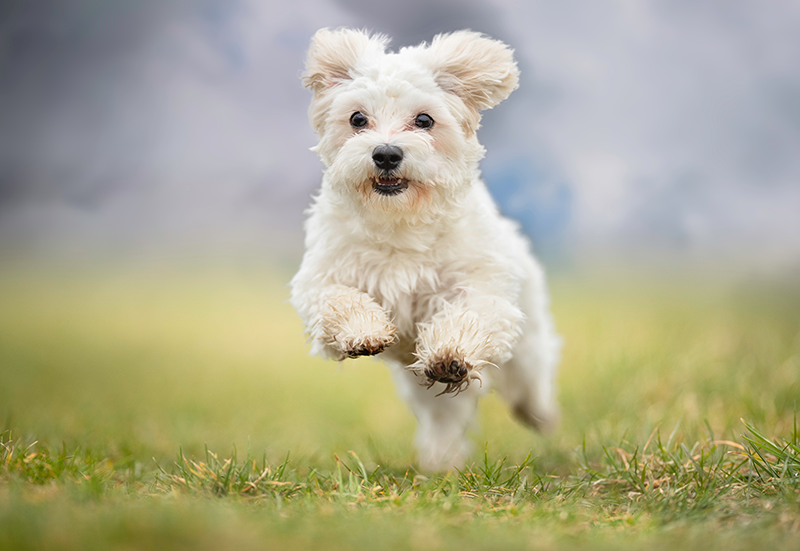
#> input picture dog.png, 800 x 551 px
$ jupyter execute 'Egde detection_1.ipynb'
#> lines starting #> are read from the running program, lines starting #| are printed output that depends on the picture
[cell 1]
import cv2 as c
import matplotlib.pyplot as plt
import numpy as np
image=c.imread("dog.png")
#> image is the input picture: shape (551, 800, 3); mean B, G, R 142.4, 170.7, 173.2
img=c.cvtColor(image,c.COLOR_RGB2GRAY)
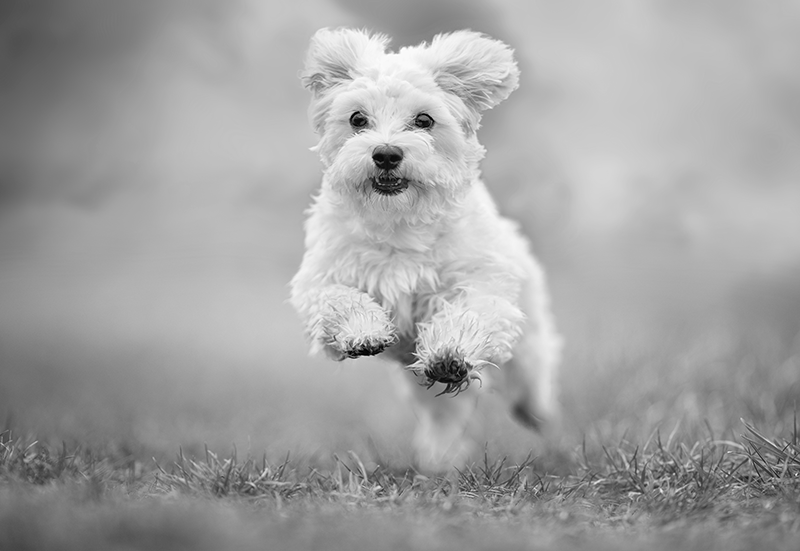
#> img: shape (551, 800); min 0, max 255, mean 162.5
plt.imshow(img,cmap="gray")
plt.axis("off")
plt.show()
img.shape
#> Out = (551, 800)

[cell 2]
blur=c.GaussianBlur(img,(5,5),0)
plt.imshow(blur,cmap="gray")
plt.axis("off")

[cell 3]
def edge_det(image,a):
#> called with a = 'r'
    if a=='r':
        mat_x=np.array([[1,0],[0,-1]])
        mat_y=np.array([[0,-1],[1,0]])
    elif a=='s':
        mat_x=np.array([[-1,0,1],[-2,0,2],[-1,0,1]])
        mat_y=mat_x.T
    elif a=='p':
        mat_x=np.array([[-1,0,1],[-1,0,1],[-1,0,1]])
        mat_y=np.array([[-1,-1,-1],[0,0,0],[1,1,1]])
    h,w=image.shape
#> h = 551; w = 800
    g_x=np.zeros_like(image,dtype=np.float32)
    g_y=np.zeros_like(image,dtype=np.float32)
    for i in range(1,h-1):
        for j in range(1,w-1):
            if a == 'r':
                region=img[i-1:i+1,j-1:j+1]
            else:
                region=img[i-1:i+2,j-1:j+2]

            gx=np.sum(region*mat_x)
            gy=np.sum(region*mat_y)
            g_x[i,j]=gx
            g_y[i,j]=gy
        sob_mag=np.sqrt(g_x**2 + g_y**2)
        sob_mag=np.clip(sob_mag,0,255).astype(np.uint8)
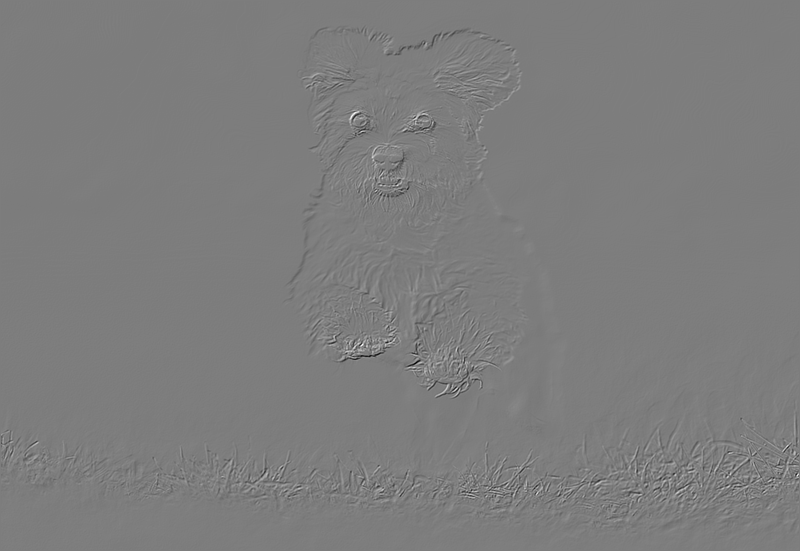
#> g_x: shape (551, 800) float32; min -184, max 190, mean 0; drawn with min black and max white
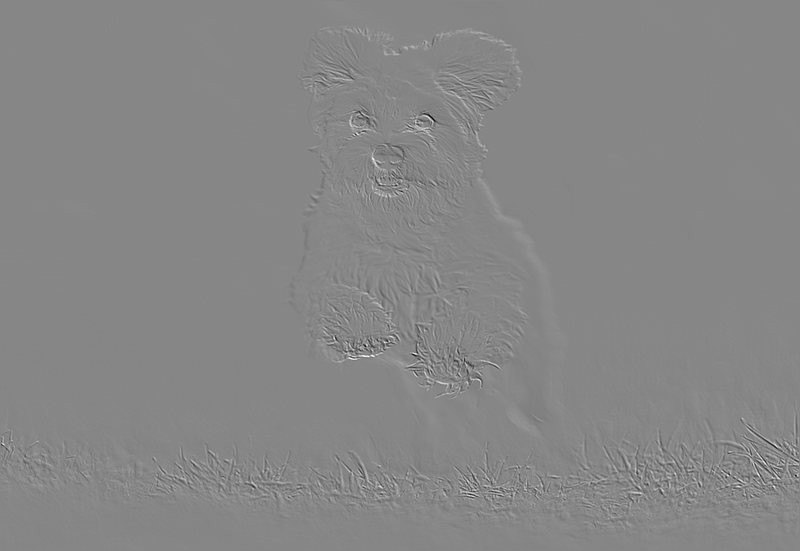
#> g_y: shape (551, 800) float32; min -190, max 169, mean -0.1; drawn with min black and max white

    return sob_mag,np.arctan(g_x,g_y)

[cell 4]
edge,angle=edge_det(blur,'r')
h,w=edge.shape
#> h = 551; w = 800
angle=angle*180/np.pi
angle=np.mod(angle,180)
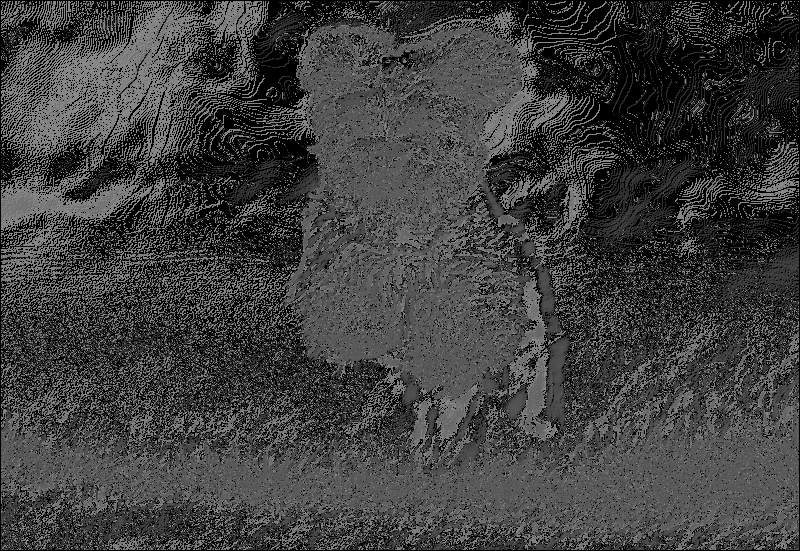
#> angle: shape (551, 800) float32; min 0, max 135, mean 62.7
output = np.zeros_like(edge, dtype=np.float32)
for i in range(1,edge.shape[0]-1):
    for j in range(1,edge.shape[1]-1):
        an=angle[i,j]
        if (an >= 0 and an < 22.5) or (an >= 157.5 and an < 180):
                neighbor1 =edge[i, j + 1]
                neighbor2 = edge[i, j - 1]

        elif (an >= 22.5 and an < 67.5):
                neighbor1 = edge[i + 1, j]
                neighbor2 = edge[i - 1, j]

        elif (an >= 67.5 and an < 112.5):
                neighbor1 = edge[i + 1, j + 1]
                neighbor2 = edge[i - 1, j - 1]

        else:
                neighbor1 = edge[i + 1, j - 1]
                neighbor2 = edge[i - 1, j + 1]

        if edge[i,j]>=neighbor1 and edge[i,j]>=neighbor2:
            output[i,j]=edge[i,j]
        else:
            output[i,j]=0

[cell 5]
def double_thres(image,lT,hT):
    result=np.zeros_like(image,dtype=np.uint8)
    result[image>hT]=255
    result[(image>=lT) & (image<hT)]=128

    return result

[cell 6]
canny=double_thres(output,50,100)
plt.imshow(canny,cmap='gray')
plt.axis("off")
plt.title("Canny Edge Detection")

[cell 7]
edge,angle=edge_det(blur,'p')
#> call 2 of edge_det, with a = 'p'
#> after the loop in edge_det (call 2), `for i in range(1,h-1):`:
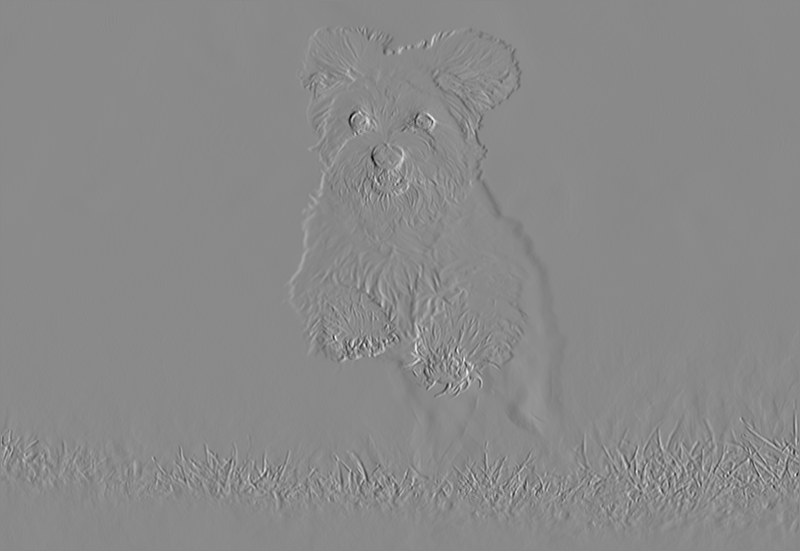
#> g_x: shape (551, 800) float32; min -509, max 433, mean 0.3; drawn with min black and max white
#> after the loop in edge_det (call 2), `for i in range(1,h-1):`:
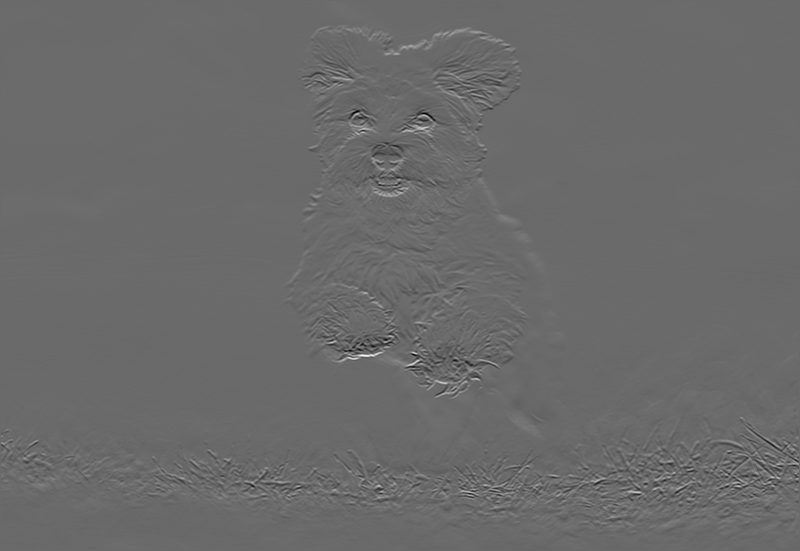
#> g_y: shape (551, 800) float32; min -469, max 649, mean -0.5; drawn with min black and max white
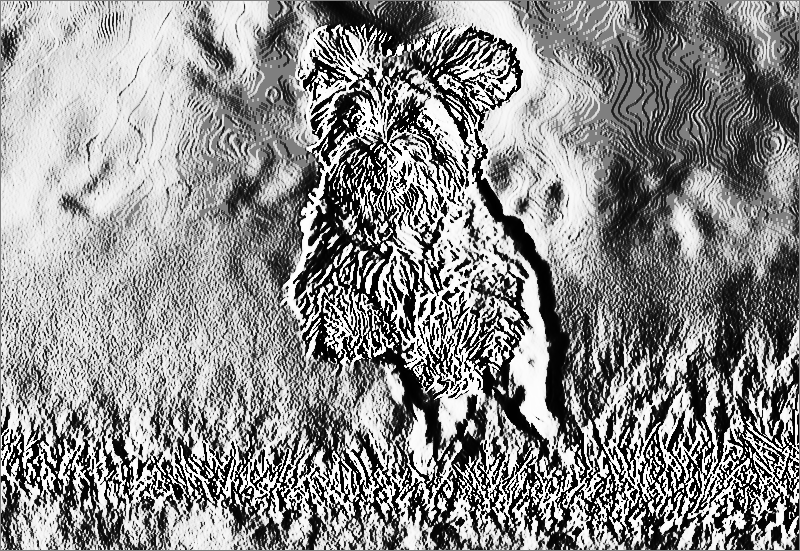
#> angle: shape (551, 800) float32; min -1.57, max 1.57, mean 0.157; drawn with min black and max white
h,w=edge.shape
angle=angle*180/np.pi
angle=np.mod(angle,180)
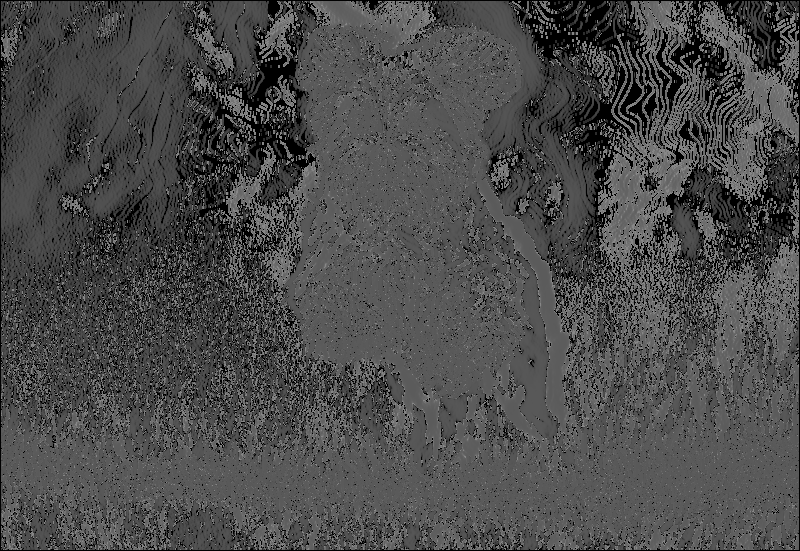
#> angle: shape (551, 800) float32; min 0, max 135, mean 75.2
output = np.zeros_like(edge, dtype=np.float32)
for i in range(1,edge.shape[0]-1):
    for j in range(1,edge.shape[1]-1):
        an=angle[i,j]
        if (an >= 0 and an < 22.5) or (an >= 157.5 and an < 180):
                neighbor1 =edge[i, j + 1]
                neighbor2 = edge[i, j - 1]

        elif (an >= 22.5 and an < 67.5):
                neighbor1 = edge[i + 1, j]
                neighbor2 = edge[i - 1, j]

        elif (an >= 67.5 and an < 112.5):
                neighbor1 = edge[i + 1, j + 1]
                neighbor2 = edge[i - 1, j - 1]

        else:
                neighbor1 = edge[i + 1, j - 1]
                neighbor2 = edge[i - 1, j + 1]

        if edge[i,j]>=neighbor1 and edge[i,j]>=neighbor2:
            output[i,j]=edge[i,j]
        else:
            output[i,j]=0
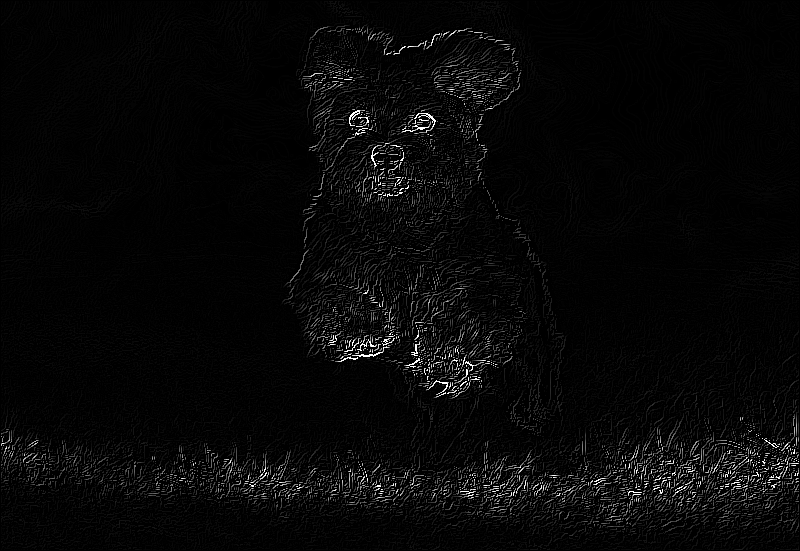
#> output: shape (551, 800) float32; min 0, max 255, mean 7.6

[cell 8]
def double_thres(image,lT,hT):
    result=np.zeros_like(image,dtype=np.uint8)
    result[image>hT]=255
    result[(image>=lT) & (image<hT)]=128

    return result

[cell 9]
canny=double_thres(output,50,100)
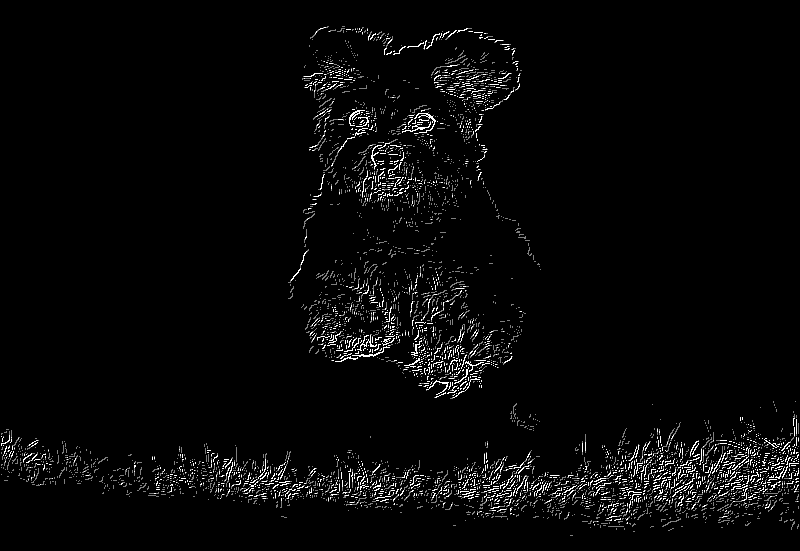
#> canny: shape (551, 800); min 0, max 255, mean 8.1
plt.imshow(canny,cmap='gray')
plt.axis("off")
plt.title("Canny Edge Detection")
